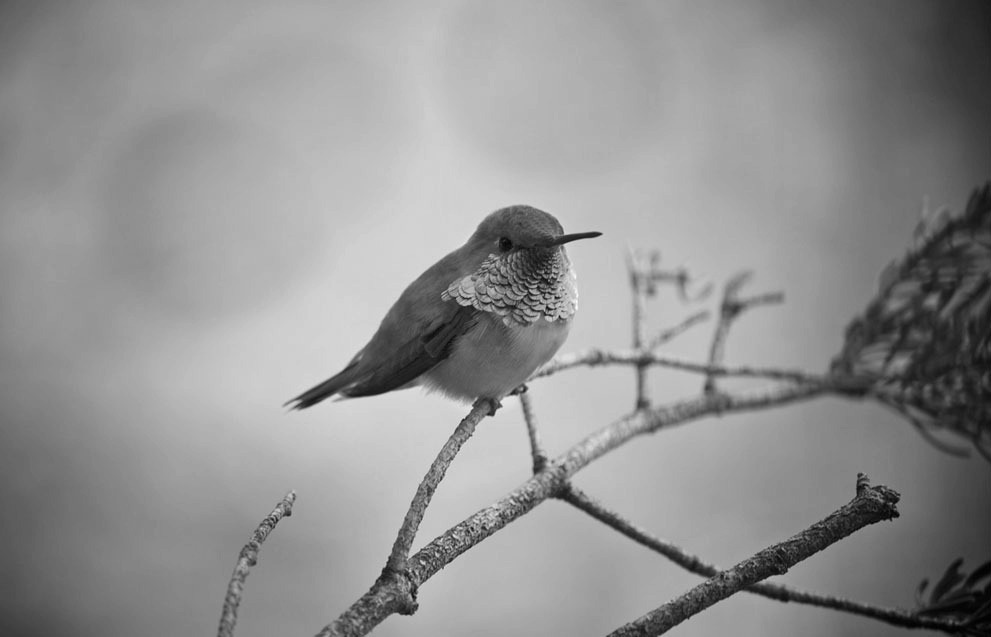
#> input picture Test_Images/Grayscale_Image.jpg, 991 x 637 px
$ jupyter execute '3_Boundary Detection using Contour Tracing_29thJuly25.ipynb'
#> lines starting #> are read from the running program, lines starting #| are printed output that depends on the picture; after the words box and inside, x2 and y2 are one past the last pixel; in counts of white or black regions, pixels touching at a corner belong together
# Boundary Detection using Contour Tracing

When we join all the points on the boundary of an object, we get a contour. Typically, a specific contour refers to boundary pixels that have the same color and intensity. OpenCV makes it really easy to find and draw contours in images. It provides two simple functions:

1. findContours()
2. drawContours()

Also, it has two different algorithms for contour detection:

1. CHAIN_APPROX_SIMPLE
2. CHAIN_APPROX_NONE

### Step 1: Read the Image and convert it to Grayscale Format

Read the image and convert the image to grayscale format. Converting the image to grayscale is very important as it prepares the image for the next step. Converting the image to a single channel grayscale image is important for thresholding, which in turn is necessary for the contour detection algorithm to work properly.

[cell 1]
# Reading Image and converting to grayscale using OpenCV
import cv2
from PIL import Image
import numpy as np
# Load the image
image = cv2.imread('Test_Images/Grayscale_Image.jpg')
#> image is the input picture: shape (637, 991, 3); min 0, max 254, mean 145.4
# Convert to grayscale
gray_image = cv2.cvtColor(image, cv2.COLOR_BGR2GRAY)
# Save the grayscale image
gray_image_pil = Image.fromarray(gray_image)
gray_image_pil.save("grayscale_image.jpg")
gray_image_pil.show()

### Apply Binary Thresholding

While finding contours, first always apply binary thresholding or Canny edge detection to the grayscale image. Here, we will apply binary thresholding.

This converts the image to black and white, highlighting the objects-of-interest to make things easy for the contour-detection algorithm. Thresholding turns the border of the object in the image completely white, with all pixels having the same intensity. The algorithm can now detect the borders of the objects from these white pixels.

[cell 2]
import matplotlib.pyplot as plt
# Applying Binary Thresholding
ret, binary_thresholded_image = cv2.threshold(gray_image, 127, 255, cv2.THRESH_BINARY)
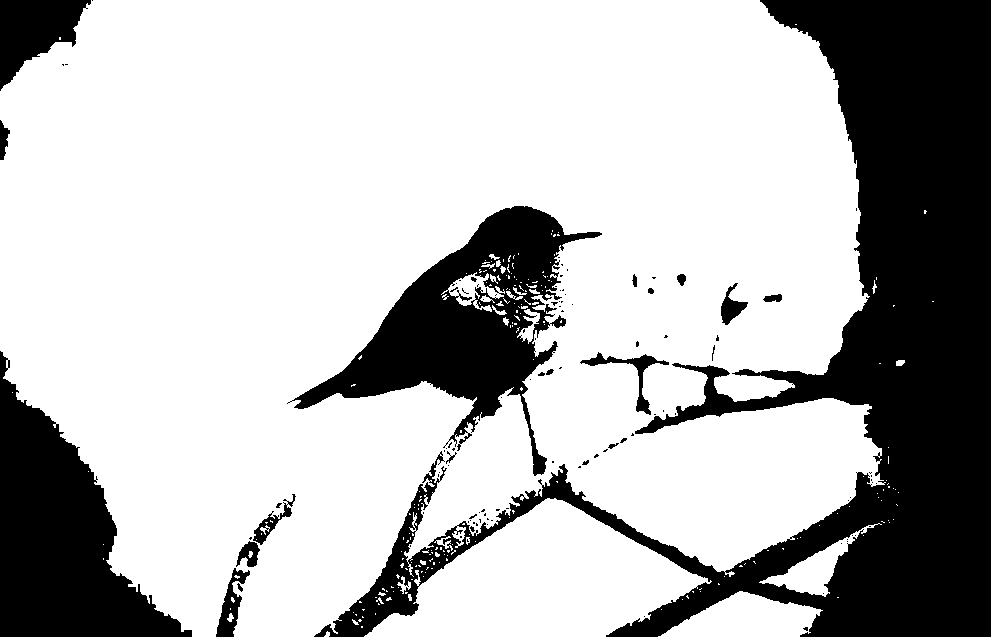
#> binary_thresholded_image: shape (637, 991); 72.2% white; 109 black regions (86 under 20 px)
# Visualize the binary thresholded image
binary_thresholded_image_pil = Image.fromarray(binary_thresholded_image)
plt.figure(figsize=(6, 6))
plt.imshow(binary_thresholded_image_pil, cmap='gray')
plt.axis('off')
plt.title('Binary Thresholded Image')
plt.show()

### Drawing Contours using CHAIN_APPROX_NONE

Start with the findContours() function. It has three required arguments.

- image: The binary input image obtained in the previous step.
- mode: This is the contour-retrieval mode. We provided this as RETR_TREE, which means the algorithm will retrieve all possible contours from - the binary image. More contour retrieval modes are available, we will be discussing them too. You can learn more details on these options here.

method: This defines the contour-approximation method. In this example, we will use CHAIN_APPROX_NONE.Though slightly slower than CHAIN_APPROX_SIMPLE, we will use this method here to store ALL contour points.

[cell 3]
# Drawing Contours using CHAIN_APPROX_NONE
contours, hierarchy = cv2.findContours(binary_thresholded_image, cv2.RETR_TREE, cv2.CHAIN_APPROX_NONE)
#> contours = 393 contours, 340 with area under 20; largest, box (x1, y1, x2, y2) and area: (0, 0, 886, 637) 448494, (291, 205, 603, 477) 29058, (364, 498, 712, 637) 26272, (658, 591, 823, 637) 4480, (759, 523, 882, 597) 2039

# Draw contours on the original image
contour_image = image.copy()
cv2.drawContours(contour_image, contours, -1, (0, 255, 0), 2)  # Draw all contours in green
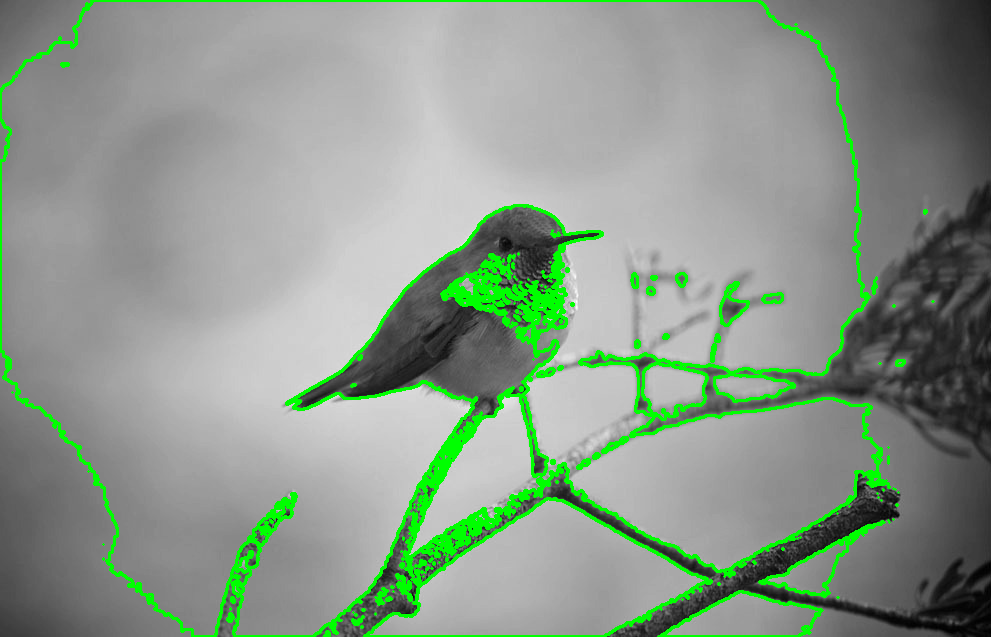
#> contour_image: shape (637, 991, 3); 5.75% of pixels changed, all inside (x1, y1, x2, y2) = (0, 0, 935, 637)
# Convert to PIL Image for display
contour_image_pil = Image.fromarray(cv2.cvtColor(contour_image, cv2.COLOR_BGR2RGB))
plt.figure(figsize=(15, 8))
plt.imshow(contour_image_pil)
plt.title('Contour Detection using CHAIN_APPROX_NONE')
plt.axis('off')
plt.show()

### Contour Detection using CHAIN_APPROX_SIMPLE

The CHAIN_APPROX_SIMPLE  algorithm compresses horizontal, vertical, and diagonal segments along the contour and leaves only their end points. This means that any of the points along the straight paths will be dismissed, and we will be left with only the end points. For example, consider a contour, along a rectangle. All the contour points, except the four corner points will be dismissed. This method is faster than the CHAIN_APPROX_NONE because the algorithm does not store all the points, uses less memory, and therefore, takes less time to execute.

[cell 4]
# Contour Detection using CHAIN_APPROX_SIMPLE
# Draw contours on the original image using CHAIN_APPROX_SIMPLE
contours_simple, hierarchy_simple = cv2.findContours(binary_thresholded_image, cv2.RETR_TREE, cv2.CHAIN_APPROX_SIMPLE)
#> contours_simple has the same summary as contours
contour_image_simple = image.copy()
cv2.drawContours(contour_image_simple, contours_simple, -1, (0, 255, 0), 2)  # Draw all contours in green
# Convert to PIL Image for display
contour_image_simple_pil = Image.fromarray(cv2.cvtColor(contour_image_simple, cv2.COLOR_BGR2RGB))
plt.figure(figsize=(15, 8))
plt.imshow(contour_image_simple_pil)
plt.title('Contour Detection using CHAIN_APPROX_SIMPLE')
plt.axis('off')
plt.show()

[cell 5]
# Comparision of the Boundaries using CHAIN_APPROX_NONE and CHAIN_APPROX_SIMPLE
plt.figure(figsize=(15, 8))
plt.subplot(1, 2, 1)
plt.imshow(contour_image_pil)
plt.title('Contours using CHAIN_APPROX_NONE')
plt.axis('off')
plt.subplot(1, 2, 2)
plt.imshow(contour_image_simple_pil)
plt.title('Contours using CHAIN_APPROX_SIMPLE')
plt.axis('off')
plt.show()
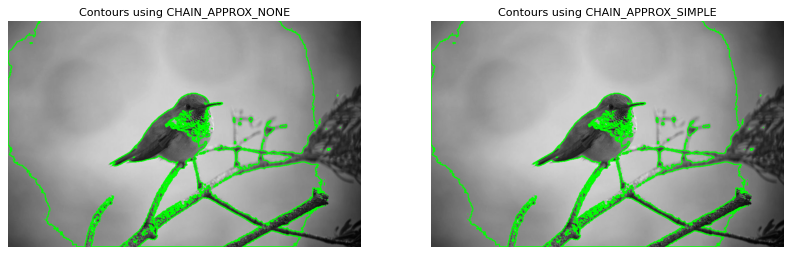
#> figure drawn by matplotlib, 2 panels

### Contour Detection using CHAIN_APPROX_SIMPLE using RGB Image Channels

[cell 6]
# Splitting the RGB Channels and applying CHAIN_APPROX_SIMPLE
# Split the original image into its RGB channels
r, g, b = cv2.split(image)
# Apply binary thresholding to each channel
ret_r, binary_r = cv2.threshold(r, 127, 255, cv2.THRESH_BINARY)
ret_g, binary_g = cv2.threshold(g, 127, 255, cv2.THRESH_BINARY)
ret_b, binary_b = cv2.threshold(b, 127, 255, cv2.THRESH_BINARY)
# Find contours for each channel
contours_r, hierarchy_r = cv2.findContours(binary_r, cv2.RETR_TREE, cv2.CHAIN_APPROX_SIMPLE)
#> contours_r has the same summary as contours
contours_g, hierarchy_g = cv2.findContours(binary_g, cv2.RETR_TREE, cv2.CHAIN_APPROX_SIMPLE)
#> contours_g has the same summary as contours
contours_b, hierarchy_b = cv2.findContours(binary_b, cv2.RETR_TREE, cv2.CHAIN_APPROX_SIMPLE)
#> contours_b has the same summary as contours
# Draw contours for each channel
contour_image_r = image.copy()
contour_image_g = image.copy()
contour_image_b = image.copy()
# Draw Contours in green
cv2.drawContours(contour_image_r, contours_r, -1, (0, 255, 0), 2)  # Red channel
cv2.drawContours(contour_image_g, contours_g, -1, (0, 255, 0), 2)  # Green channel
cv2.drawContours(contour_image_b, contours_b, -1, (0, 255, 0), 2)  # Blue channel
# Convert to PIL Image for display
contour_image_r_pil = Image.fromarray(cv2.cvtColor(contour_image_r, cv2.COLOR_BGR2RGB))
contour_image_g_pil = Image.fromarray(cv2.cvtColor(contour_image_g, cv2.COLOR_BGR2RGB))
contour_image_b_pil = Image.fromarray(cv2.cvtColor(contour_image_b, cv2.COLOR_BGR2RGB))

import matplotlib.pyplot as plt

plt.figure(figsize=(18, 6))

plt.subplot(1, 3, 1)
plt.imshow(contour_image_r_pil)
plt.title('Contours on Red Channel')
plt.axis('off')

plt.subplot(1, 3, 2)
plt.imshow(contour_image_g_pil)
plt.title('Contours on Green Channel')
plt.axis('off')

plt.subplot(1, 3, 3)
plt.imshow(contour_image_b_pil)
plt.title('Contours on Blue Channel')
plt.axis('off')

plt.tight_layout()
plt.show()
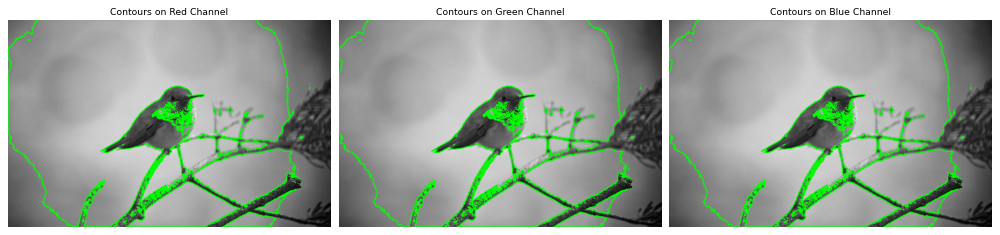
#> figure drawn by matplotlib, 3 panels
